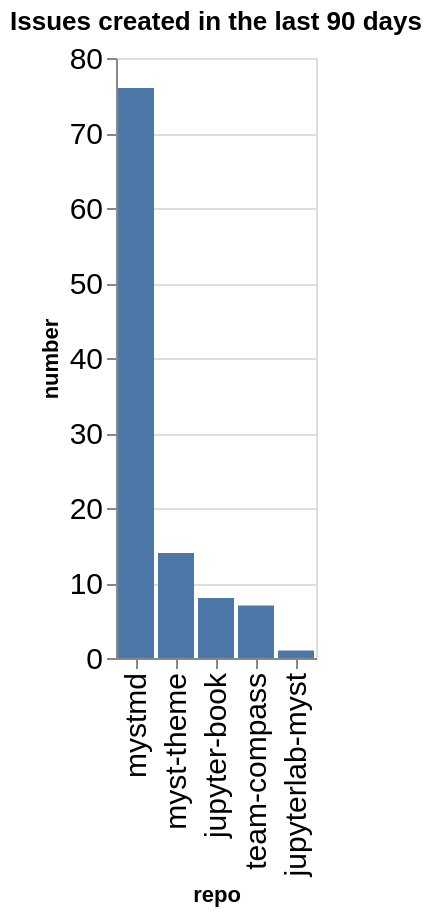

Notebook cell for this chart:
### Code cell
created_counts = created.groupby(['org', 'repo']).count()['number'].reset_index()
created_counts['org/repo'] = created_counts.apply(lambda a: a['org'] + '/' + a['repo'], axis=1)
sorted_vals = created_counts.sort_values(['org', 'number'], ascending=False)['repo'].values
alt.Chart(data=created_counts, title=f"Issues created in the last {n_days} days").mark_bar().encode(
    x=alt.X('repo', sort=alt.Sort(sorted_vals.tolist())),
    y='number',
)

### Figure 1 — Vega-Lite specification as saved in the notebook (floating-point values rounded to 4 significant figures)
{"config": {"axisLeft": {"labelFontSize": 15}, "axisBottom": {"labelFontSize": 15}}, "data": {"name": "data-9b048bfef75ab6b5b7adbdc5d90496c0"}, "mark": {"type": "bar"}, "encoding": {"x": {"field": "repo", "sort": ["mystmd", "myst-theme", "jupyter-book", "team-compass", "jupyterlab-myst"], "type": "nominal"}, "y": {"field": "number", "type": "quantitative"}}, "title": "Issues created in the last 90 days", "$schema": "https://vega.github.io/schema/vega-lite/v5.20.1.json", "datasets": {"data-9b048bfef75ab6b5b7adbdc5d90496c0": [{"org": "jupyter-book", "repo": "jupyter-book", "number": 8, "org/repo": "jupyter-book/jupyter-book"}, {"org": "jupyter-book", "repo": "jupyterlab-myst", "number": 1, "org/repo": "jupyter-book/jupyterlab-myst"}, {"org": "jupyter-book", "repo": "myst-theme", "number": 14, "org/repo": "jupyter-book/myst-theme"}, {"org": "jupyter-book", "repo": "mystmd", "number": 76, "org/repo": "jupyter-book/mystmd"}, {"org": "jupyter-book", "repo": "team-compass", "number": 7, "org/repo": "jupyter-book/team-compass"}]}}
